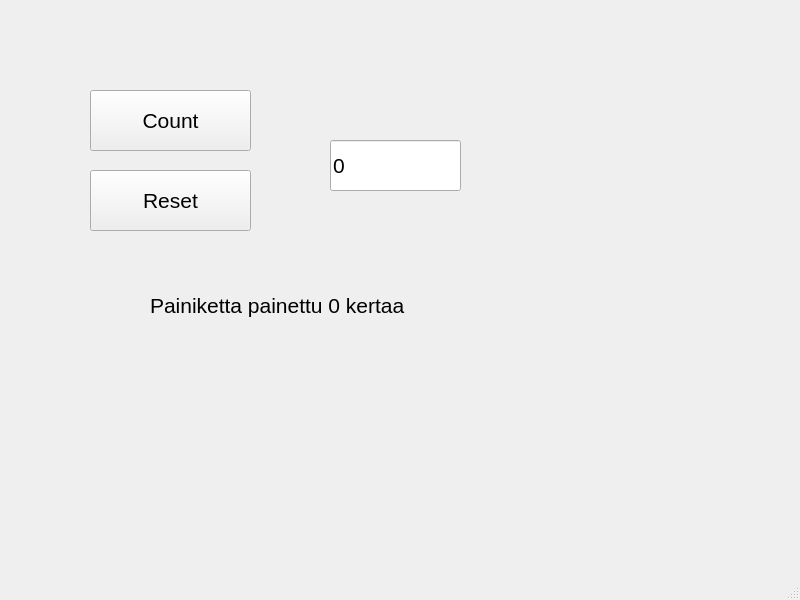
<?xml version="1.0" encoding="UTF-8"?>
<ui version="4.0">
 <class>MainWindow</class>
 <widget class="QMainWindow" name="MainWindow">
  <property name="geometry">
   <rect>
    <x>0</x>
    <y>0</y>
    <width>800</width>
    <height>600</height>
   </rect>
  </property>
  <property name="windowTitle">
   <string>MainWindow</string>
  </property>
  <property name="autoFillBackground">
   <bool>false</bool>
  </property>
  <widget class="QWidget" name="centralwidget">
   <widget class="QPushButton" name="btnCount">
    <property name="geometry">
     <rect>
      <x>90</x>
      <y>90</y>
      <width>161</width>
      <height>61</height>
     </rect>
    </property>
    <property name="font">
     <font>
      <pointsize>16</pointsize>
     </font>
    </property>
    <property name="text">
     <string>Count</string>
    </property>
   </widget>
   <widget class="QPushButton" name="btnReset">
    <property name="geometry">
     <rect>
      <x>90</x>
      <y>170</y>
      <width>161</width>
      <height>61</height>
     </rect>
    </property>
    <property name="font">
     <font>
      <pointsize>16</pointsize>
     </font>
    </property>
    <property name="text">
     <string>Reset</string>
    </property>
   </widget>
   <widget class="QLineEdit" name="txtResult">
    <property name="geometry">
     <rect>
      <x>330</x>
      <y>140</y>
      <width>131</width>
      <height>51</height>
     </rect>
    </property>
    <property name="font">
     <font>
      <pointsize>16</pointsize>
     </font>
    </property>
    <property name="text">
     <string>0</string>
    </property>
   </widget>
   <widget class="QLabel" name="labelInfo">
    <property name="geometry">
     <rect>
      <x>150</x>
      <y>270</y>
      <width>381</width>
      <height>71</height>
     </rect>
    </property>
    <property name="font">
     <font>
      <pointsize>16</pointsize>
     </font>
    </property>
    <property name="text">
     <string>Painiketta painettu 0 kertaa</string>
    </property>
   </widget>
  </widget>
  <widget class="QMenuBar" name="menubar">
   <property name="geometry">
    <rect>
     <x>0</x>
     <y>0</y>
     <width>800</width>
     <height>24</height>
    </rect>
   </property>
  </widget>
  <widget class="QStatusBar" name="statusbar"/>
 </widget>
 <resources/>
 <connections/>
</ui>
